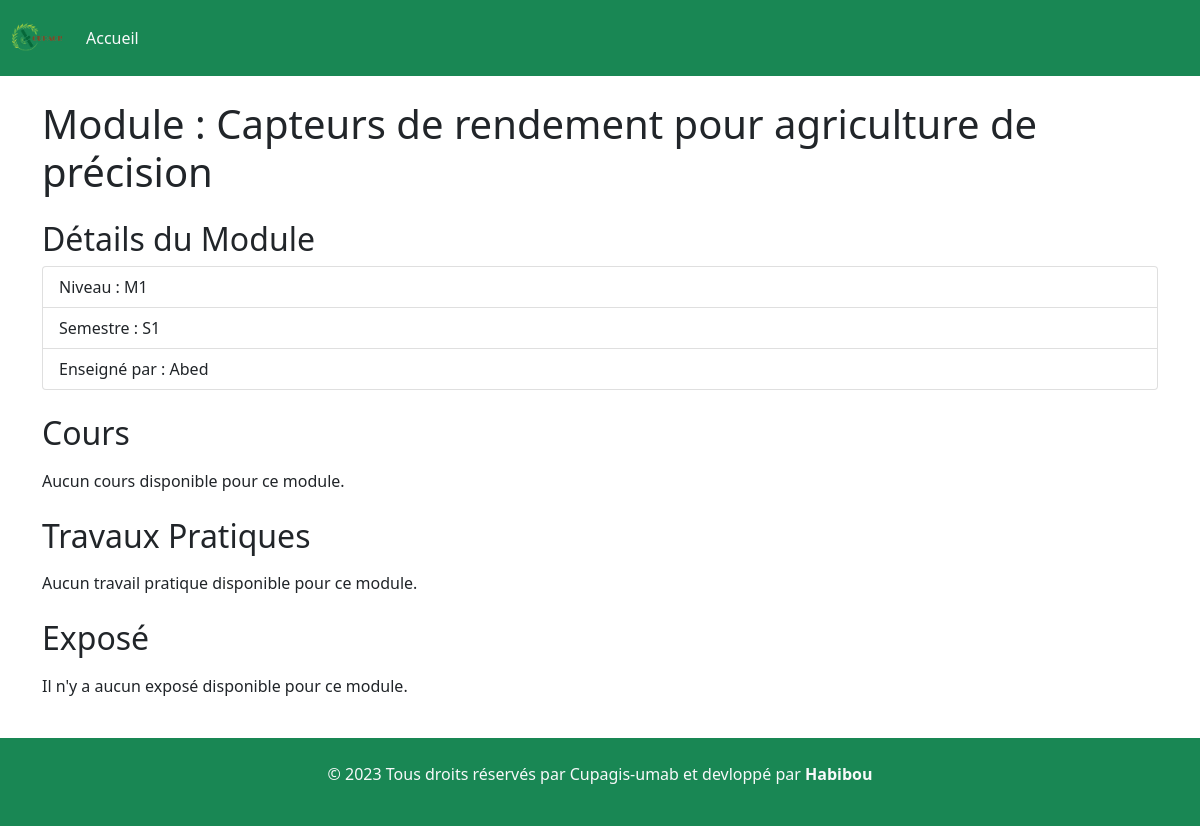
The app's page /module/4-Capteurs de rendement pour agriculture de précision/ with its own data.
### cupagis/models.py (models this page shows, shortened)
class Module(models.Model):
    niveau_LISTE= (
        ('M1','Master1'),
        ('M2','Master2'),
    )
    semestre_LISTE= (
        ('S1','semestre1'),
        ('S2','semestre2'),
    )
    nom_Module = models.CharField(max_length=255,verbose_name='nom de module')
    img = models.FileField(upload_to='module_images/')
    niveau = models.CharField(max_length=2,choices=niveau_LISTE)
    semestre = models.CharField(max_length=2,choices=semestre_LISTE)
    prof = models.ForeignKey(User, on_delete=models.CASCADE,related_name='module')
    date_Creation = models.DateTimeField(verbose_name='date joined', auto_now_add=True)

### cupagis/views.py (the view)
# urls.py: path('module/<int:module_id>-<str:nom_module>/', views.module_detail, name='module_detail'),
def module_detail(request, module_id, nom_module):
    module_identifier = f"{module_id}-{nom_module}"
    module = get_object_or_404(Module, pk=module_id)
    courses = Cour.objects.filter(module=module)
    tps = TP.objects.filter(module=module)
    exposes = Expose.objects.filter(module=module)
    context = {
        'title':module_identifier,
        'module': module,
        'courses': courses,
        'tps': tps,
        'exposes':exposes,
        'module_identifier': module_identifier,  # Pass the identifier if needed
    }
    return render(request, 'modules/detail_module.html', context)

### templates/modules/detail_module.html (shortened to what this page needs)
{% extends "../Cupagis_system/layout.html" %}
{% block content %}
{% load static %}
  <header>
    <nav class="navbar navbar-expand-lg navbar-light bg-success">
      <div class="container-fluid">
        <a class="navbar-brand" href="{% url 'liste_modules' %}">
          <img src="{% static 'logo-cupagis.png' %}" alt="Cupagis" style="max-width:50px;">
        </a>
        <div class="collapse navbar-collapse" id="navbarSupportedContent">
          <ul class="navbar-nav me-auto mb-2 mb-lg-0">
            <li class="nav-item">
              <a class="nav-link text-light" aria-current="page" href="{% url 'liste_modules' %}">Accueil</a>
            </li>
          </ul>
        </div>
      </div>
    </nav>
  </header>
    <div class="container">
        <h1 class="mt-4">Module : {{ module.nom_Module }}</h1>
        <h2 class="mt-4">Détails du Module</h2>
        <ul class="list-group">
            <li class="list-group-item">Niveau : {{ module.niveau }}</li>
            <li class="list-group-item">Semestre : {{ module.semestre }}</li>
            <li class="list-group-item">Enseigné par : {{ module.prof }}</li>
        </ul>
        <h2 class="mt-4">Cours</h2>
        {% if courses %}
        <div class="accordion mt-3" id="courseAccordion">
            {% for course in courses %}
                <div class="accordion-item">
                    <h2 class="accordion-header" id="heading{{ course.id }}">
                        <button class="accordion-button" type="button" data-bs-toggle="collapse" data-bs-target="#collapseCourse{{ course.id }}" aria-expanded="false" aria-controls="collapseCourse{{ course.id }}">
                            {{ course.titre_Cour }}
                        </button>
                    </h2>
                    <div id="collapseCourse{{ course.id }}" class="accordion-collapse collapse" aria-labelledby="heading{{ course.id }}" data-bs-parent="#courseAccordion">
                        <div class="accordion-body">
                            <p><strong>Date de publication :</strong> {{ course.date_Creation }}</p>
                            <a href="{{ course.fichier_Cour.url }}" target="_blank" class="btn btn-primary">Télécharger</a>
                        </div>
                    </div>
                </div>
            {% endfor %}
        </div>
        {% else %}
        <p class="mt-3">Aucun cours disponible pour ce module.</p>
        {% endif %}
        <h2 class="mt-4">Travaux Pratiques</h2>
        {% if tps %}
        <div class="accordion mt-3" id="tpAccordion">
            {% for tp in tps %}
                <div class="accordion-item">
                    <h2 class="accordion-header" id="heading{{ tp.id }}">
                        <button class="accordion-button" type="button" data-bs-toggle="collapse" data-bs-target="#collapseTP{{ tp.id }}" aria-expanded="false" aria-controls="collapseTP{{ tp.id }}">
                            {{ tp.titre_TP }}
                        </button>
                    </h2>
                    <div id="collapseTP{{ tp.id }}" class="accordion-collapse collapse" aria-labelledby="heading{{ tp.id }}" data-bs-parent="#tpAccordion">
                        <div class="accordion-body">
                            <p><strong>Date de publication :</strong> {{ tp.date_Creation }}</p>
                            <a href="{{ tp.fichier_TP.url }}" target="_blank" class="btn btn-primary">Télécharger</a>
                        </div>
                    </div>
                </div>
            {% endfor %}
        </div>
        {% else %}
            <p class="mt-3">Aucun travail pratique disponible pour ce module.</p>
        {% endif %}
        <h2 class="mt-4">Exposé</h2>
        {% if exposes %}
        <div class="accordion mt-3" id="exposéAccordion">
            {% for expose in exposes %}
                <div class="accordion-item">
                    <h2 class="accordion-header" id="heading{{ expose.id }}">
                        <button class="accordion-button" type="button" data-bs-toggle="collapse" data-bs-target="#collapseTP{{ tp.id }}" aria-expanded="false" aria-controls="collapseTP{{ tp.id }}">
                            {{ expose.sujet }}
                        </button>
                    </h2>
                    <div id="collapseTP{{ tp.id }}" class="accordion-collapse collapse" aria-labelledby="heading{{ tp.id }}" data-bs-parent="#tpAccordion">
                        <div class="accordion-body">
                            <p><strong>Sujet intitulé:</strong> {{ expose.sujet }}</p>
                            <p><strong>Date de publication:</strong> {{ expose.date_Creation }}</p>
                            <p class="badge bg-danger"><strong>À remettre:</strong> {{ expose.date_fin }}</p>
                        </div>
                    </div>
                </div>
            {% endfor %}
        </div>
        {% else %}
            <p class="mt-3">Il n'y a aucun exposé disponible pour ce module.</p>
        {% endif %}
    </div>
<br>
    <div id="footer" class="bg-success text-light p-4">
        <div class="container">
            <div class="row">
                <div class="col-md-12">
                    <p class="text-center">&copy; 2023 Tous droits réservés par Cupagis-umab et devloppé par <a href="https://www.instagram.com/ma_habibou/" target="_blank" class="text-light" style="text-decoration: none; font-weight: bold;">Habibou</a></p>
                </div>
            </div>
        </div>
    </div>
{% endblock %}

### records on screen
Module: nom_Module "Capteurs de rendement pour agriculture de précision", niveau "M1", semestre "S1", prof "Abed"
